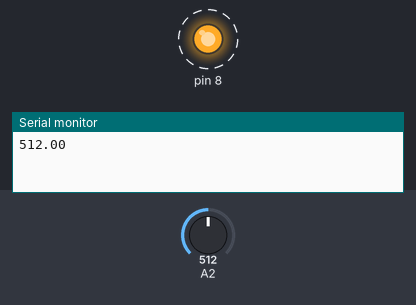
This sketch was run on a simulated Arduino Uno, built with avr-gcc and run on an emulated ATmega328P. Shown: output pins drawn as LEDs (lit = HIGH), the last lines printed to the serial monitor. Dashed ring = blinking. The test bench sets the inputs (shaded band); at power-on: A2 = 512.

Above: at 3.3 s.
3.4 s: A2 set to 324
6.9 s: A2 set to 299
At 8.0 s:
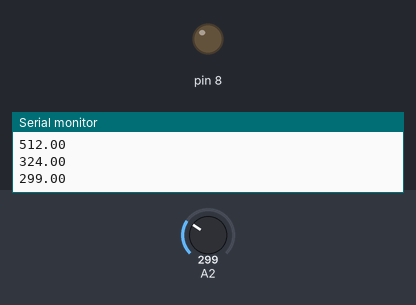
10.2 s: A2 set to 316
At 11.0 s:
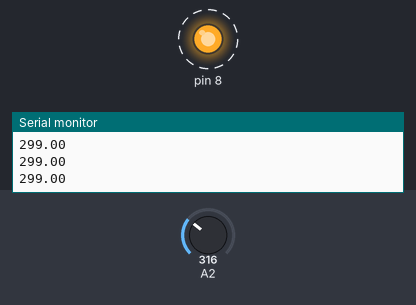
17.0 s: A2 set to 306
At 18.4 s:
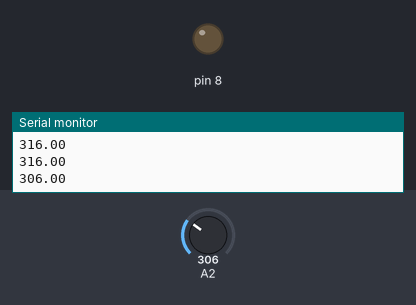
Timing chart, 0 to 20.0 s (numbered marks = the images above; inputs shaded):
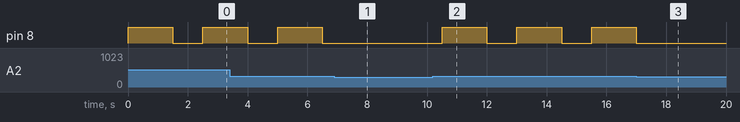

Measured:
- the behaviour switches between 307 and 306 on A2 (found by bisection; images 0 and 1)
- after the input at 6.9 s, pin 8: stays LOW (without the input it goes to HIGH after 0.60 s)
- after the input at 10.2 s, pin 8: alternates HIGH for 1.5 s and LOW for 1.0 s, starting after 0.30 s
- after the input at 17.0 s, pin 8: goes on until 17.0 s, then stays LOW

The sketch:

APG0.1.ino
```cpp
void setup() {
  Serial.begin(9600);
  pinMode(8, OUTPUT);
}

void loop() {
  float moisture = analogRead(A2);

    if (moisture > 306){
      digitalWrite(8, HIGH);
      delay(1500);
      digitalWrite(8, LOW);
    }else{
      digitalWrite(8, LOW);
    }

Serial.println(moisture);
delay(1000);
}

//Measures of the detector
//510 dry //306 60%
//210 wet
```
